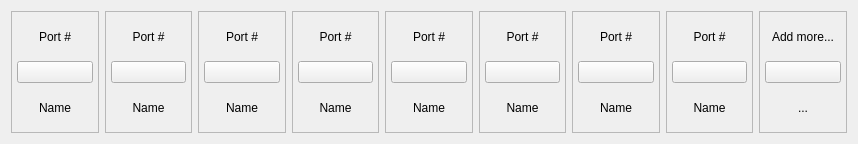
                  <widget class="QWidget" name="scrollAreaWidgetContents">
                   <property name="geometry">
                    <rect>
                     <x>0</x>
                     <y>0</y>
                     <width>858</width>
                     <height>144</height>
                    </rect>
                   </property>
                   <layout class="QHBoxLayout" name="horizontalLayout_8">
                    <item>
                     <widget class="QFrame" name="frame_7">
                      <property name="frameShape">
                       <enum>QFrame::Shape::StyledPanel</enum>
                      </property>
                      <property name="frameShadow">
                       <enum>QFrame::Shadow::Raised</enum>
                      </property>
                      <layout class="QVBoxLayout" name="verticalLayout_24">
                       <property name="spacing">
                        <number>5</number>
                       </property>
                       <property name="leftMargin">
                        <number>5</number>
                       </property>
                       <property name="topMargin">
                        <number>5</number>
                       </property>
                       <property name="rightMargin">
                        <number>5</number>
                       </property>
                       <property name="bottomMargin">
                        <number>5</number>
                       </property>
                       <item>
                        <widget class="QLabel" name="label_13">
                         <property name="text">
                          <string>Port #</string>
                         </property>
                         <property name="alignment">
                          <set>Qt::AlignmentFlag::AlignCenter</set>
                         </property>
                        </widget>
                       </item>
                       <item>
                        <widget class="QPushButton" name="pushButton_7">
                         <property name="text">
                          <string/>
                         </property>
                         <property name="icon">
                          <iconset resource="../resources.qrc">
                           <normaloff>:/icons/resources/add.png</normaloff>:/icons/resources/add.png</iconset>
                         </property>
                         <property name="iconSize">
                          <size>
                           <width>64</width>
                           <height>64</height>
                          </size>
                         </property>
                        </widget>
                       </item>
                       <item>
                        <widget class="QLabel" name="label_14">
                         <property name="text">
                          <string>Name</string>
                         </property>
                         <property name="alignment">
                          <set>Qt::AlignmentFlag::AlignCenter</set>
                         </property>
                        </widget>
                       </item>
                      </layout>
                     </widget>
                    </item>
                    <item>
                     <widget class="QFrame" name="frame_6">
                      <property name="frameShape">
                       <enum>QFrame::Shape::StyledPanel</enum>
                      </property>
                      <property name="frameShadow">
                       <enum>QFrame::Shadow::Raised</enum>
                      </property>
                      <layout class="QVBoxLayout" name="verticalLayout_15">
                       <property name="spacing">
                        <number>5</number>
                       </property>
                       <property name="leftMargin">
                        <number>5</number>
                       </property>
                       <property name="topMargin">
                        <number>5</number>
                       </property>
                       <property name="rightMargin">
                        <number>5</number>
                       </property>
                       <property name="bottomMargin">
                        <number>5</number>
                       </property>
                       <item>
                        <widget class="QLabel" name="label_11">
                         <property name="text">
                          <string>Port #</string>
                         </property>
                         <property name="alignment">
                          <set>Qt::AlignmentFlag::AlignCenter</set>
                         </property>
                        </widget>
                       </item>
                       <item>
                        <widget class="QPushButton" name="pushButton_6">
                         <property name="text">
                          <string/>
                         </property>
                         <property name="icon">
                          <iconset resource="../resources.qrc">
                           <normaloff>:/icons/resources/add.png</normaloff>:/icons/resources/add.png</iconset>
                         </property>
                         <property name="iconSize">
                          <size>
                           <width>64</width>
                           <height>64</height>
                          </size>
                         </property>
                        </widget>
                       </item>
                       <item>
                        <widget class="QLabel" name="label_12">
                         <property name="text">
                          <string>Name</string>
                         </property>
                         <property name="alignment">
                          <set>Qt::AlignmentFlag::AlignCenter</set>
                         </property>
                        </widget>
                       </item>
                      </layout>
                     </widget>
                    </item>
                    <item>
                     <widget class="QFrame" name="frame_5">
                      <property name="frameShape">
                       <enum>QFrame::Shape::StyledPanel</enum>
                      </property>
                      <property name="frameShadow">
                       <enum>QFrame::Shadow::Raised</enum>
                      </property>
                      <layout class="QVBoxLayout" name="verticalLayout_14">
                       <property name="spacing">
                        <number>5</number>
                       </property>
                       <property name="leftMargin">
                        <number>5</number>
                       </property>
                       <property name="topMargin">
                        <number>5</number>
                       </property>
                       <property name="rightMargin">
                        <number>5</number>
                       </property>
                       <property name="bottomMargin">
                        <number>5</number>
                       </property>
                       <item>
                        <widget class="QLabel" name="label_9">
                         <property name="text">
                          <string>Port #</string>
                         </property>
                         <property name="alignment">
                          <set>Qt::AlignmentFlag::AlignCenter</set>
                         </property>
                        </widget>
                       </item>
                       <item>
                        <widget class="QPushButton" name="pushButton_5">
                         <property name="text">
                          <string/>
                         </property>
                         <property name="icon">
                          <iconset resource="../resources.qrc">
                           <normaloff>:/icons/resources/add.png</normaloff>:/icons/resources/add.png</iconset>
                         </property>
                         <property name="iconSize">
                          <size>
                           <width>64</width>
                           <height>64</height>
                          </size>
                         </property>
                        </widget>
                       </item>
                       <item>
                        <widget class="QLabel" name="label_10">
                         <property name="text">
                          <string>Name</string>
                         </property>
                         <property name="alignment">
                          <set>Qt::AlignmentFlag::AlignCenter</set>
                         </property>
                        </widget>
                       </item>
                      </layout>
                     </widget>
                    </item>
                    <item>
                     <widget class="QFrame" name="frame">
                      <property name="frameShape">
                       <enum>QFrame::Shape::StyledPanel</enum>
                      </property>
                      <property name="frameShadow">
                       <enum>QFrame::Shadow::Raised</enum>
                      </property>
                      <layout class="QVBoxLayout" name="verticalLayout_7">
                       <property name="spacing">
                        <number>5</number>
                       </property>
                       <property name="leftMargin">
                        <number>5</number>
                       </property>
                       <property name="topMargin">
                        <number>5</number>
                       </property>
                       <property name="rightMargin">
                        <number>5</number>
                       </property>
                       <property name="bottomMargin">
                        <number>5</number>
                       </property>
                       <item>
                        <widget class="QLabel" name="label">
                         <property name="text">
                          <string>Port #</string>
                         </property>
                         <property name="alignment">
                          <set>Qt::AlignmentFlag::AlignCenter</set>
                         </property>
                        </widget>
                       </item>
                       <item>
                        <widget class="QPushButton" name="pushButton">
                         <property name="text">
                          <string/>
                         </property>
                         <property name="icon">
                          <iconset resource="../resources.qrc">
                           <normaloff>:/icons/resources/add.png</normaloff>:/icons/resources/add.png</iconset>
                         </property>
                         <property name="iconSize">
                          <size>
                           <width>64</width>
                           <height>64</height>
                          </size>
                         </property>
                        </widget>
                       </item>
                       <item>
                        <widget class="QLabel" name="label_2">
                         <property name="text">
                          <string>Name</string>
                         </property>
                         <property name="alignment">
                          <set>Qt::AlignmentFlag::AlignCenter</set>
                         </property>
                        </widget>
                       </item>
                      </layout>
                     </widget>
                    </item>
                    <item>
                     <widget class="QFrame" name="frame_9">
                      <property name="frameShape">
                       <enum>QFrame::Shape::StyledPanel</enum>
                      </property>
                      <property name="frameShadow">
                       <enum>QFrame::Shadow::Raised</enum>
                      </property>
                      <layout class="QVBoxLayout" name="verticalLayout_26">
                       <property name="spacing">
                        <number>5</number>
                       </property>
                       <property name="leftMargin">
                        <number>5</number>
                       </property>
                       <property name="topMargin">
                        <number>5</number>
                       </property>
                       <property name="rightMargin">
                        <number>5</number>
                       </property>
                       <property name="bottomMargin">
                        <number>5</number>
                       </property>
                       <item>
                        <widget class="QLabel" name="label_17">
                         <property name="text">
                          <string>Port #</string>
                         </property>
                         <property name="alignment">
                          <set>Qt::AlignmentFlag::AlignCenter</set>
                         </property>
                        </widget>
                       </item>
                       <item>
                        <widget class="QPushButton" name="pushButton_9">
                         <property name="text">
                          <string/>
                         </property>
                         <property name="icon">
                          <iconset resource="../resources.qrc">
                           <normaloff>:/icons/resources/add.png</normaloff>:/icons/resources/add.png</iconset>
                         </property>
                         <property name="iconSize">
                          <size>
                           <width>64</width>
                           <height>64</height>
                          </size>
                         </property>
                        </widget>
                       </item>
                       <item>
                        <widget class="QLabel" name="label_18">
                         <property name="text">
                          <string>Name</string>
                         </property>
                         <property name="alignment">
                          <set>Qt::AlignmentFlag::AlignCenter</set>
                         </property>
                        </widget>
                       </item>
                      </layout>
                     </widget>
                    </item>
                    <item>
                     <widget class="QFrame" name="frame_8">
                      <property name="frameShape">
                       <enum>QFrame::Shape::StyledPanel</enum>
                      </property>
                      <property name="frameShadow">
                       <enum>QFrame::Shadow::Raised</enum>
                      </property>
                      <layout class="QVBoxLayout" name="verticalLayout_25">
                       <property name="spacing">
                        <number>5</number>
                       </property>
                       <property name="leftMargin">
                        <number>5</number>
                       </property>
                       <property name="topMargin">
                        <number>5</number>
                       </property>
                       <property name="rightMargin">
                        <number>5</number>
                       </property>
                       <property name="bottomMargin">
                        <number>5</number>
                       </property>
                       <item>
                        <widget class="QLabel" name="label_15">
                         <property name="text">
                          <string>Port #</string>
                         </property>
                         <property name="alignment">
                          <set>Qt::AlignmentFlag::AlignCenter</set>
                         </property>
                        </widget>
                       </item>
                       <item>
                        <widget class="QPushButton" name="pushButton_8">
                         <property name="text">
                          <string/>
                         </property>
                         <property name="icon">
                          <iconset resource="../resources.qrc">
                           <normaloff>:/icons/resources/add.png</normaloff>:/icons/resources/add.png</iconset>
                         </property>
                         <property name="iconSize">
                          <size>
                           <width>64</width>
                           <height>64</height>
                          </size>
                         </property>
                        </widget>
                       </item>
                       <item>
                        <widget class="QLabel" name="label_16">
                         <property name="text">
                          <string>Name</string>
                         </property>
                         <property name="alignment">
                          <set>Qt::AlignmentFlag::AlignCenter</set>
                         </property>
                        </widget>
                       </item>
                      </layout>
                     </widget>
                    </item>
                    <item>
                     <widget class="QFrame" name="frame_4">
                      <property name="frameShape">
                       <enum>QFrame::Shape::StyledPanel</enum>
                      </property>
                      <property name="frameShadow">
                       <enum>QFrame::Shadow::Raised</enum>
                      </property>
                      <layout class="QVBoxLayout" name="verticalLayout_10">
                       <property name="spacing">
                        <number>5</number>
                       </property>
                       <property name="leftMargin">
                        <number>5</number>
                       </property>
                       <property name="topMargin">
                        <number>5</number>
                       </property>
                       <property name="rightMargin">
                        <number>5</number>
                       </property>
                       <property name="bottomMargin">
                        <number>5</number>
                       </property>
                       <item>
                        <widget class="QLabel" name="label_7">
                         <property name="text">
                          <string>Port #</string>
                         </property>
                         <property name="alignment">
                          <set>Qt::AlignmentFlag::AlignCenter</set>
                         </property>
                        </widget>
                       </item>
                       <item>
                        <widget class="QPushButton" name="pushButton_4">
                         <property name="text">
                          <string/>
                         </property>
                         <property name="icon">
                          <iconset resource="../resources.qrc">
                           <normaloff>:/icons/resources/add.png</normaloff>:/icons/resources/add.png</iconset>
                         </property>
                         <property name="iconSize">
                          <size>
                           <width>64</width>
                           <height>64</height>
                          </size>
                         </property>
                        </widget>
                       </item>
                       <item>
                        <widget class="QLabel" name="label_8">
                         <property name="text">
                          <string>Name</string>
                         </property>
                         <property name="alignment">
                          <set>Qt::AlignmentFlag::AlignCenter</set>
                         </property>
                        </widget>
                       </item>
                      </layout>
                     </widget>
                    </item>
                    <item>
                     <widget class="QFrame" name="frame_2">
                      <property name="frameShape">
                       <enum>QFrame::Shape::StyledPanel</enum>
                      </property>
                      <property name="frameShadow">
                       <enum>QFrame::Shadow::Raised</enum>
                      </property>
                      <layout class="QVBoxLayout" name="verticalLayout_8">
                       <property name="spacing">
                        <number>5</number>
                       </property>
                       <property name="leftMargin">
                        <number>5</number>
                       </property>
                       <property name="topMargin">
                        <number>5</number>
                       </property>
                       <property name="rightMargin">
                        <number>5</number>
                       </property>
                       <property name="bottomMargin">
                        <number>5</number>
                       </property>
                       <item>
                        <widget class="QLabel" name="label_3">
                         <property name="text">
                          <string>Port #</string>
                         </property>
                         <property name="alignment">
                          <set>Qt::AlignmentFlag::AlignCenter</set>
                         </property>
                        </widget>
                       </item>
                       <item>
                        <widget class="QPushButton" name="pushButton_2">
                         <property name="text">
                          <string/>
                         </property>
                         <property name="icon">
                          <iconset resource="../resources.qrc">
                           <normaloff>:/icons/resources/add.png</normaloff>:/icons/resources/add.png</iconset>
                         </property>
                         <property name="iconSize">
                          <size>
                           <width>64</width>
                           <height>64</height>
                          </size>
                         </property>
                        </widget>
                       </item>
                       <item>
                        <widget class="QLabel" name="label_4">
                         <property name="text">
                          <string>Name</string>
                         </property>
                         <property name="alignment">
                          <set>Qt::AlignmentFlag::AlignCenter</set>
                         </property>
                        </widget>
                       </item>
                      </layout>
                     </widget>
                    </item>
                    <item>
                     <widget class="QFrame" name="frame_3">
                      <property name="frameShape">
                       <enum>QFrame::Shape::StyledPanel</enum>
                      </property>
                      <property name="frameShadow">
                       <enum>QFrame::Shadow::Raised</enum>
                      </property>
                      <layout class="QVBoxLayout" name="verticalLayout_9">
                       <property name="spacing">
                        <number>5</number>
                       </property>
                       <property name="leftMargin">
                        <number>5</number>
                       </property>
                       <property name="topMargin">
                        <number>5</number>
                       </property>
                       <property name="rightMargin">
                        <number>5</number>
                       </property>
                       <property name="bottomMargin">
                        <number>5</number>
                       </property>
                       <item>
                        <widget class="QLabel" name="label_5">
                         <property name="text">
                          <string>Add more...</string>
                         </property>
                         <property name="alignment">
                          <set>Qt::AlignmentFlag::AlignCenter</set>
                         </property>
                        </widget>
                       </item>
                       <item>
                        <widget class="QPushButton" name="pushButton_3">
                         <property name="text">
                          <string/>
                         </property>
                         <property name="icon">
                          <iconset resource="../resources.qrc">
                           <normaloff>:/icons/resources/add.png</normaloff>:/icons/resources/add.png</iconset>
                         </property>
                         <property name="iconSize">
                          <size>
                           <width>64</width>
                           <height>64</height>
                          </size>
                         </property>
                        </widget>
                       </item>
                       <item>
                        <widget class="QLabel" name="label_6">
                         <property name="text">
                          <string>...</string>
                         </property>
                         <property name="alignment">
                          <set>Qt::AlignmentFlag::AlignCenter</set>
                         </property>
                        </widget>
                       </item>
                      </layout>
                     </widget>
                    </item>
                   </layout>
                  </widget>
